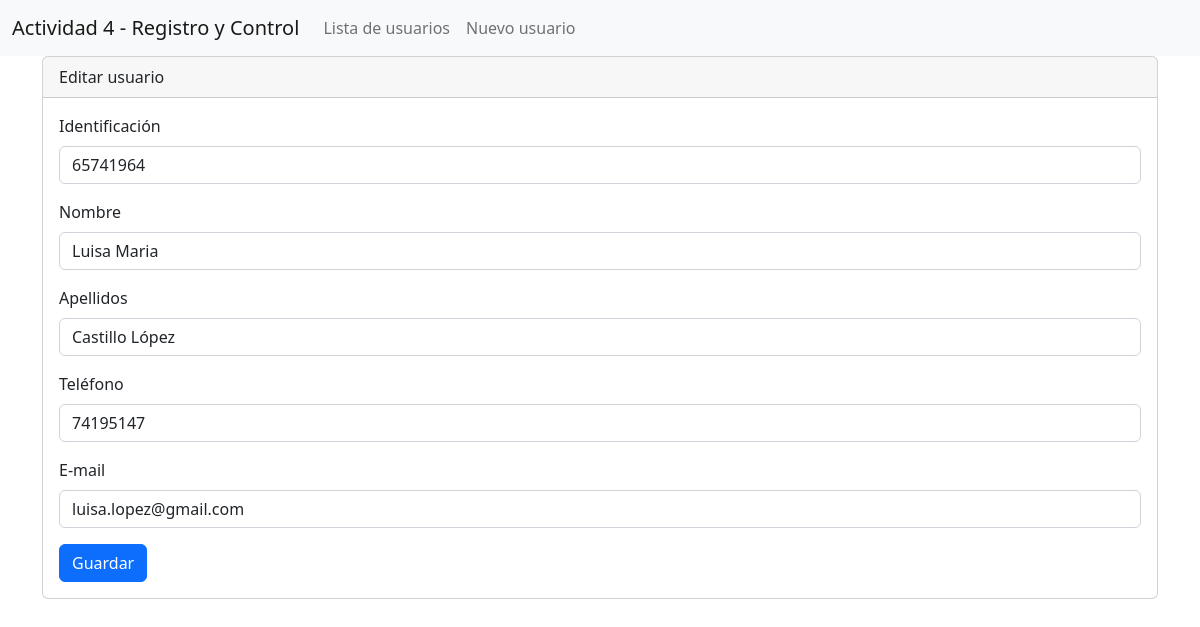
Screenshot of /paginas/usuarios/editar.php?id=2 with the database file from the repository.
### tables this page shows
CREATE TABLE `usuario` (
  `id_usuario` int(10) unsigned NOT NULL AUTO_INCREMENT,
  `identificacion` varchar(20) NOT NULL,
  `nombre` varchar(50) NOT NULL,
  `apellidos` varchar(50) NOT NULL,
  `telefono` varchar(20) DEFAULT NULL,
  `email` varchar(100) DEFAULT NULL,
  PRIMARY KEY (`id_usuario`)
);

### clases/usuarioRepositorio.php (called while the page is built, shortened)
<?php
class UsuarioRepositorio {
    private $conexion;
    public function __construct($conexion) {
        $this->conexion = $conexion;
    }
    public function consultar($idUsuario) {
        $sql = "SELECT id_usuario, identificacion, nombre, apellidos, telefono, email
                  FROM usuario
                 WHERE id_usuario = $idUsuario";
        $resultado = $this->conexion->query($sql);
        $registro = $resultado->fetch_assoc();
        $usuario = new Usuario();
        $usuario->setIdUsuario($registro['id_usuario']);
        $usuario->setIdentificacion($registro['identificacion']);
        $usuario->setNombre($registro['nombre']);
        $usuario->setApellidos($registro['apellidos']);
        $usuario->setTelefono($registro['telefono']);
        $usuario->setEmail($registro['email']);
        return $usuario;
    }
}

### clases/usuario.php (called while the page is built, shortened)
<?php
class Usuario {
    private $identificacion;
    private $nombre;
    private $apellidos;
    private $telefono;
    private $email;
    public function getIdentificacion() {
        return $this->identificacion;
    }
    public function setIdentificacion($identificacion) {
        $this->identificacion = $identificacion;
    }
    public function getNombre() {
        return $this->nombre;
    }
    public function setNombre($nombre) {
        $this->nombre = $nombre;
    }
    public function getApellidos() {
        return $this->apellidos;
    }
    public function setApellidos($apellidos) {
        $this->apellidos = $apellidos;
    }
    public function getTelefono() {
        return $this->telefono;
    }
    public function setTelefono($telefono) {
        $this->telefono = $telefono;
    }
    public function getEmail() {
        return $this->email;
    }
    public function setEmail($email) {
        $this->email = $email;
    }
}

### paginas/usuarios/editar.php (the view, shortened to what this page needs)
<?php
include('../../clases/baseDatos.php');
include('../../clases/usuario.php');
include('../../clases/usuarioRepositorio.php');
$idUsuario = (isset($_GET['id'])) ? $_GET['id'] : $_POST['id'];
$baseDatos = new BaseDatos();
$conexion = $baseDatos->conectar();
$usuarioRepositorio = new UsuarioRepositorio($conexion);
$usuario = $usuarioRepositorio->consultar($idUsuario);
?>
<!doctype html>
<html lang="es">
<head>
    <link href="https://cdn.jsdelivr.net/npm/bootstrap@5.2.0/dist/css/bootstrap.min.css" rel="stylesheet">
</head>
<body>
    <?php include('../navegacion.php') ?>
    <div class="container">
        <div class="card">
            <div class="card-header">
            Editar usuario
            </div>
            <div class="card-body">
                <form method="post">
                    <div class="mb-3">
                        <label for="identificacion" class="form-label">Identificación</label>
                        <input type="text" class="form-control" id="identificacion" name="identificacion" value="<?php echo $usuario->getIdentificacion(); ?>" required>
                    </div>
                    <div class="mb-3">
                        <label for="nombre" class="form-label">Nombre</label>
                        <input type="text" class="form-control" id="nombre" name="nombre" value="<?php echo $usuario->getNombre(); ?>" required>
                    </div>
                    <div class="mb-3">
                        <label for="apellidos" class="form-label">Apellidos</label>
                        <input type="text" class="form-control" id="apellidos" name="apellidos" value="<?php echo $usuario->getApellidos(); ?>" required>
                    </div>
                    <div class="mb-3">
                        <label for="telefono" class="form-label">Teléfono</label>
                        <input type="text" class="form-control" id="telefono" name="telefono" value="<?php echo $usuario->getTelefono(); ?>">
                    </div>
                    <div class="mb-3">
                        <label for="email" class="form-label">E-mail</label>
                        <input type="email" class="form-control" id="email" name="email" value="<?php echo $usuario->getEmail(); ?>">
                    </div>
                    <button type="submit" class="btn btn-primary">Guardar</button>
                </form>
            </div>
        </div>
    </div>
</body>
</html>

### rows the page displays
usuario: identificacion "65741964", nombre "Luisa Maria", apellidos "Castillo López", telefono "74195147", email "luisa.lopez@gmail.com"
